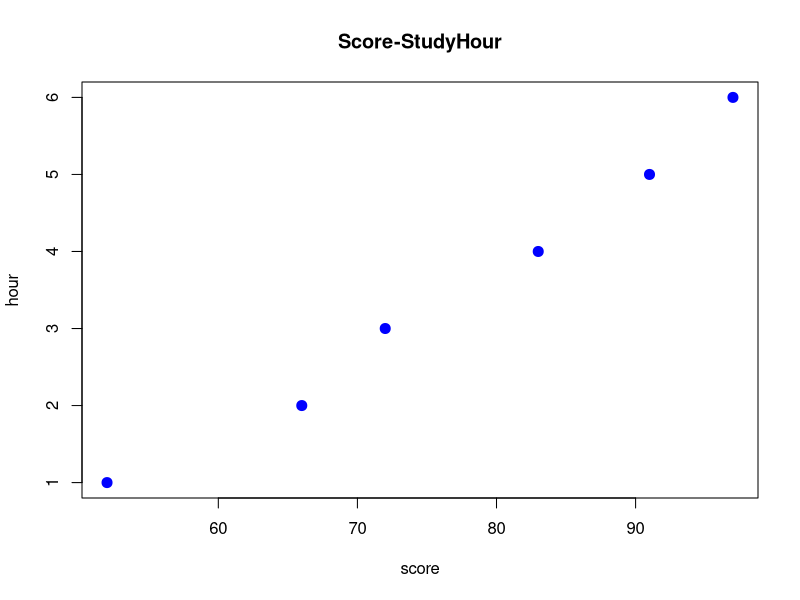
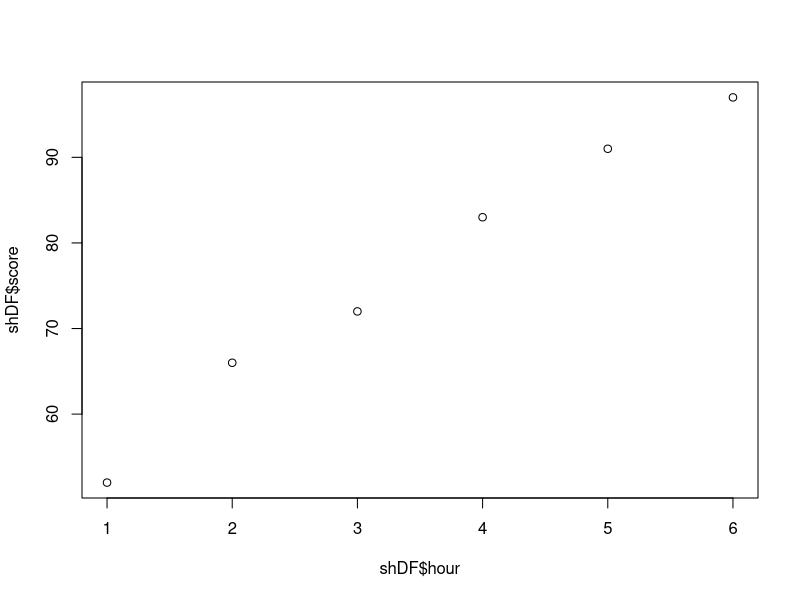

Write the R code that produced these figures, in order. (Note: this script raises an error after producing the figures.)
# -----------------------------------------------------
# 선형회귀 구현
# -> 회귀계수 기울기, 절편
# -----------------------------------------------------
# 데이터 준비
score <- c(52, 66, 72, 83, 91, 97)
hour <- c(1, 2, 3, 4, 5, 6)
shDF <- data.frame(score = score, hour = hour)

# 데이터 분포 확인 -------------------------------------
# 선형성 확인
plot(score, hour, main = 'Score-StudyHour', col = 'blue', pch = 20, cex = 2)

# 정규분포 (정규성 검정)
shapiro.test(shDF$hour)
shapiro.test(shDF$score)

qqplot(shDF$hour, shDF$score)

# 데이터를 만족하는 직선 생성 --------------------------
# 1차 함수 y = slope * x + intercept
# By 최소제곱법으로 기울기와 절편 계산
# ------------------------------------------------------
sMean <- mean(shDF$score)
hMean <- mean(shDF$hour)

#기울기
slope <- sum((shDF$score-sMean)*(shDF$hour-hMean)) / sum((shDF$score-sMean)^2)
slope

# 절편
intercept <- hMean - (sMean * slope)
intercept

# 직선 식 : y = slope * x + intercept
pre_y <- slope * x + intercept
